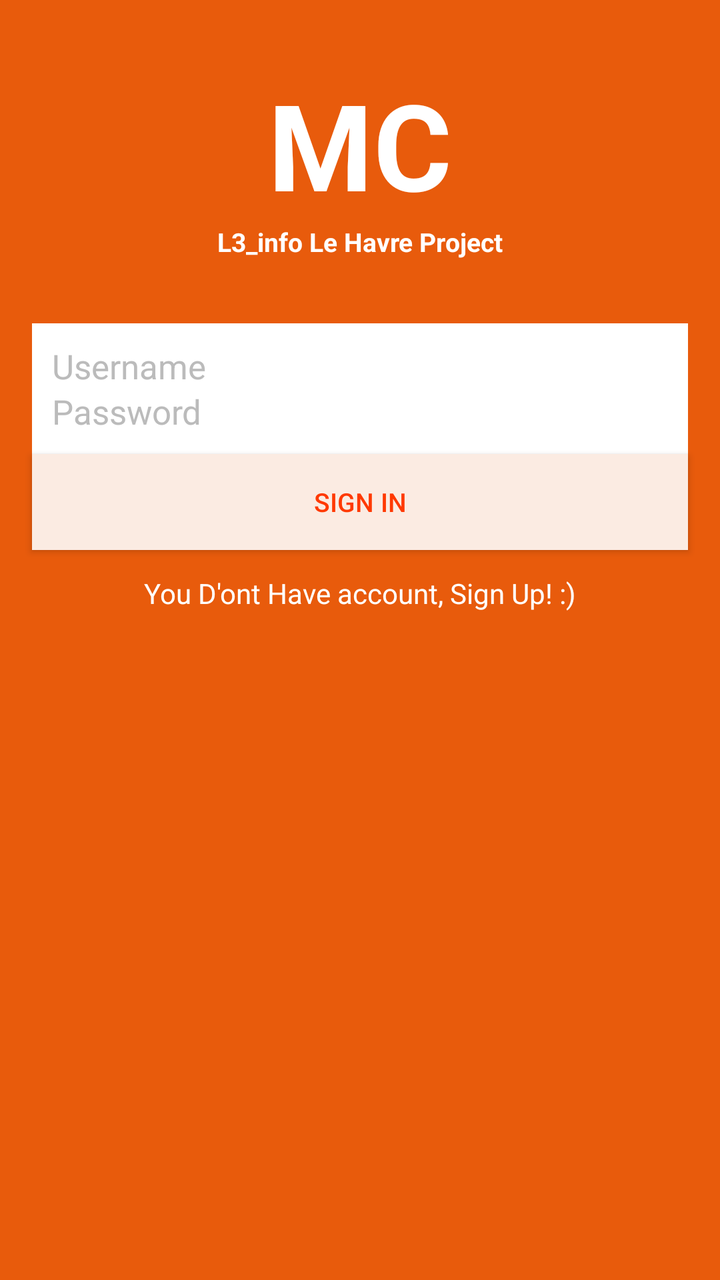
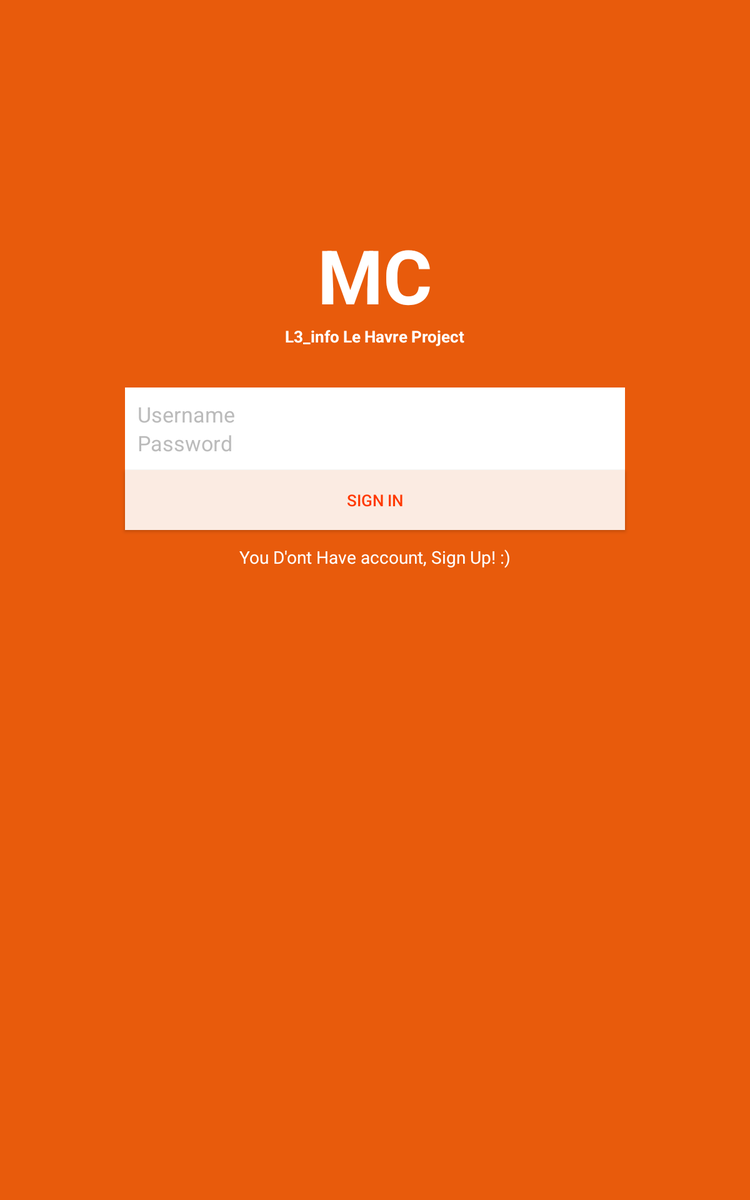

Two renders of one Android screen. The first uses the default layout on a phone; the second uses the alternative layout the repository ships for a different screen configuration, on a matching device. The two XML files are below.
<!-- AndroidManifest.xml: application theme Theme.Mc -->
<!-- res/layout/content_login.xml -->
<?xml version="1.0" encoding="utf-8"?>
<RelativeLayout xmlns:android="http://schemas.android.com/apk/res/android"
    xmlns:tools="http://schemas.android.com/tools"
    xmlns:app="http://schemas.android.com/apk/res-auto" android:layout_width="match_parent"
    android:layout_height="match_parent"
    app:layout_behavior="@string/appbar_scrolling_view_behavior"
    tools:showIn="@layout/activity_login" tools:context="com.l3info.utf.mm.MC.com.l3info.utf.mm.MC.ui.LoginActivity"
    style="@style/AuthBackground">


    <TextView
        android:id="@+id/title"
        style="@style/AuthTitle"
     />


    <TextView
        android:id="@+id/subtitle"
        style="@style/AuthSubTitle"
      />


    <LinearLayout
        android:id="@+id/editTextLayout"
       style="@style/AuthContainer"
        >

        <EditText
            android:id="@+id/UsernameFiled"
             style="@style/AuthUsername">
            <requestFocus/>
        </EditText>

        <EditText
            android:id="@+id/passwordField"
            style="@style/Authpassword"
             />


    </LinearLayout>



    <Button
        android:id="@+id/login_btn"
        style="@style/AutBtnLogin"
        />

    <TextView
        android:layout_width="wrap_content"
        android:layout_height="wrap_content"
        android:id="@+id/signUpText"
        android:text="@string/sign_up_text"
        android:clickable="false"
        android:layout_centerHorizontal="true"
        android:layout_below="@id/login_btn"
        android:layout_marginTop="12dp"
        android:textColor="@android:color/white"
        />









</RelativeLayout>
<!-- res/layout/activity_login.xml (included above) -->
<?xml version="1.0" encoding="utf-8"?>
<android.support.design.widget.CoordinatorLayout
    xmlns:android="http://schemas.android.com/apk/res/android"
    xmlns:app="http://schemas.android.com/apk/res-auto"
    xmlns:tools="http://schemas.android.com/tools" android:layout_width="match_parent"
    android:layout_height="match_parent" android:fitsSystemWindows="true"
    tools:context="com.l3info.utf.mm.MC.com.l3info.utf.mm.MC.ui.LoginActivity">

    <android.support.design.widget.AppBarLayout android:layout_height="wrap_content"
        android:layout_width="match_parent" android:theme="@style/Theme.Mc">

       

    </android.support.design.widget.AppBarLayout>

    <include layout="@layout/content_login" />


</android.support.design.widget.CoordinatorLayout>
<!-- resources referenced by this layout -->
<resources>
  <string name="sign_up_text">You D\'ont Have account, Sign Up! :)</string>
  <style name="AuthBackground">
          <item name="android:background">@color/Auth_Background</item>
      </style>
  <style name="AuthSubTitle" parent="AuthTitle">
          <item name="android:text">@string/subTitle </item>
          <item name="android:textSize">13sp</item>
          <item name="android:layout_below">@+id/title</item>
          <item name="android:layout_alignParentTop">false</item>
          <item name="android:layout_marginTop">0dp</item>
      </style>
  <string name="login_btn_label">SIGN IN</string>
  <!-- drawable button_setting (drawable) -->
  <?xml version="1.0" encoding="utf-8"?>
  <selector xmlns:android="http://schemas.android.com/apk/res/android">
  
          <item android:drawable="@color/pressed_orange_btn"
              android:state_pressed="true" />
          <item android:drawable="@color/focused_orange_btn"
              android:state_focused="true" />
          <item android:drawable="@color/light_orange_btn" />
  
  </selector>
  <dimen name="activity_horizontal_margin">16dp</dimen>
  <color name="dark_btn">#FF3901</color>
  <color name="Auth_Background">#E85B0C</color>
  <dimen name="login_vertical_margin">32dp</dimen>
  <dimen name="login_horizontal_padding">10dp</dimen>
  <dimen name="login_vertical_padding">10dp</dimen>
  <string name="subTitle">L3_info Le Havre Project</string>
  <string name="app_name">MC</string>
  <string name="username_hint">Username</string>
  <color name="light_gray">#bbbbbb</color>
  <string name="password_hint">Password</string>
  <style name="PopupMenu.Mc" parent="@style/Widget.AppCompat.Light.PopupMenu">
          <item name="android:popupBackground">@drawable/menu_dropdown_panel_mc</item>
      </style>
  <style name="DropDownListView.Mc" parent="@style/Widget.AppCompat.Light.ListView.DropDown">
          <item name="android:listSelector">@drawable/selectable_background_mc</item>
      </style>
  <style name="ActionBarTabStyle.Mc" parent="@style/Widget.AppCompat.Light.ActionBar.TabView">
          <item name="android:background">@drawable/tab_indicator_ab_mc</item>
      </style>
  <style name="DropDownNav.Mc" parent="@style/Widget.AppCompat.Light.Spinner.DropDown.ActionBar">
          <item name="android:background">@drawable/spinner_background_ab_mc</item>
          <item name="android:popupBackground">@drawable/menu_dropdown_panel_mc</item>
          <item name="android:dropDownSelector">@drawable/selectable_background_mc</item>
      </style>
  <style name="ActionBar.Solid.Mc" parent="@style/Widget.AppCompat.Light.ActionBar.Solid">
          <item name="background">@drawable/ab_solid_mc</item>
          <item name="backgroundStacked">@drawable/ab_stacked_solid_mc</item>
          <item name="backgroundSplit">@drawable/ab_bottom_solid_mc</item>
          <item name="progressBarStyle">@style/ProgressBar.Mc</item>
      </style>
  <style name="ActionButton.CloseMode.Mc" parent="@style/Widget.AppCompat.Light.ActionButton.CloseMode">
          <item name="android:background">@drawable/btn_cab_done_mc</item>
      </style>
  <color name="pressed_orange_btn">#F3BC9E</color>
  <color name="focused_orange_btn">#E15B10</color>
  <color name="light_orange_btn">#FBEBE2</color>
  <style name="ProgressBar.Mc" parent="@style/Widget.AppCompat.ProgressBar.Horizontal">
          <item name="android:progressDrawable">@drawable/progress_horizontal_mc</item>
      </style>
  <!-- drawable btn_cab_done_mc (drawable) -->
  <?xml version="1.0" encoding="utf-8"?>
  <selector xmlns:android="http://schemas.android.com/apk/res/android">
      <item android:state_pressed="true"
          android:drawable="@drawable/btn_cab_done_pressed_mc" />
      <item android:state_focused="true" android:state_enabled="true"
          android:drawable="@drawable/btn_cab_done_focused_mc" />
      <item android:state_enabled="true"
          android:drawable="@drawable/btn_cab_done_default_mc" />
  </selector>
</resources>
<!-- res/layout-large/content_login.xml (the repository's variant of the layout above) -->
<!-- drawn on a 7-inch tablet held upright -->
<?xml version="1.0" encoding="utf-8"?>
<RelativeLayout xmlns:android="http://schemas.android.com/apk/res/android"
    xmlns:tools="http://schemas.android.com/tools"
    xmlns:app="http://schemas.android.com/apk/res-auto" android:layout_width="match_parent"
    android:layout_height="match_parent"
    app:layout_behavior="@string/appbar_scrolling_view_behavior"
    tools:showIn="@layout/activity_login" tools:context="com.l3info.utf.mm.MC.com.l3info.utf.mm.MC.ui.LoginActivity"
    style="@style/AuthBackground">


    <TextView
        android:id="@+id/title"
        style="@style/AuthTitle"
        android:layout_marginTop="180dp"
     />


    <TextView
        android:id="@+id/subtitle"
        style="@style/AuthSubTitle"
      />


    <LinearLayout
        android:id="@+id/editTextLayout"
       style="@style/AuthContainer"
        android:layout_width="400dp"
        android:layout_centerHorizontal="true"
        >

        <EditText
            android:id="@+id/UsernameFiled"
             style="@style/AuthUsername">
            <requestFocus/>
        </EditText>

        <EditText
            android:id="@+id/passwordField"
            style="@style/Authpassword"
             />


    </LinearLayout>



    <Button
        android:id="@+id/login_btn"
        style="@style/AutBtnLogin"
        android:layout_width="400dp"
        android:layout_centerHorizontal="true"
        android:layout_alignParentLeft="false"
        />

    <TextView
        android:layout_width="wrap_content"
        android:layout_height="wrap_content"
        android:id="@+id/signUpText"
        android:text="@string/sign_up_text"
        android:clickable="false"
        android:layout_centerHorizontal="true"
        android:layout_below="@id/login_btn"
        android:layout_marginTop="12dp"
        android:textColor="@android:color/white"
        />









</RelativeLayout>
<!-- res/layout/content_login.xml (included above) -->
<?xml version="1.0" encoding="utf-8"?>
<RelativeLayout xmlns:android="http://schemas.android.com/apk/res/android"
    xmlns:tools="http://schemas.android.com/tools"
    xmlns:app="http://schemas.android.com/apk/res-auto" android:layout_width="match_parent"
    android:layout_height="match_parent"
    app:layout_behavior="@string/appbar_scrolling_view_behavior"
    tools:showIn="@layout/activity_login" tools:context="com.l3info.utf.mm.MC.com.l3info.utf.mm.MC.ui.LoginActivity"
    style="@style/AuthBackground">


    <TextView
        android:id="@+id/title"
        style="@style/AuthTitle"
     />


    <TextView
        android:id="@+id/subtitle"
        style="@style/AuthSubTitle"
      />


    <LinearLayout
        android:id="@+id/editTextLayout"
       style="@style/AuthContainer"
        >

        <EditText
            android:id="@+id/UsernameFiled"
             style="@style/AuthUsername">
            <requestFocus/>
        </EditText>

        <EditText
            android:id="@+id/passwordField"
            style="@style/Authpassword"
             />


    </LinearLayout>



    <Button
        android:id="@+id/login_btn"
        style="@style/AutBtnLogin"
        />

    <TextView
        android:layout_width="wrap_content"
        android:layout_height="wrap_content"
        android:id="@+id/signUpText"
        android:text="@string/sign_up_text"
        android:clickable="false"
        android:layout_centerHorizontal="true"
        android:layout_below="@id/login_btn"
        android:layout_marginTop="12dp"
        android:textColor="@android:color/white"
        />









</RelativeLayout>
